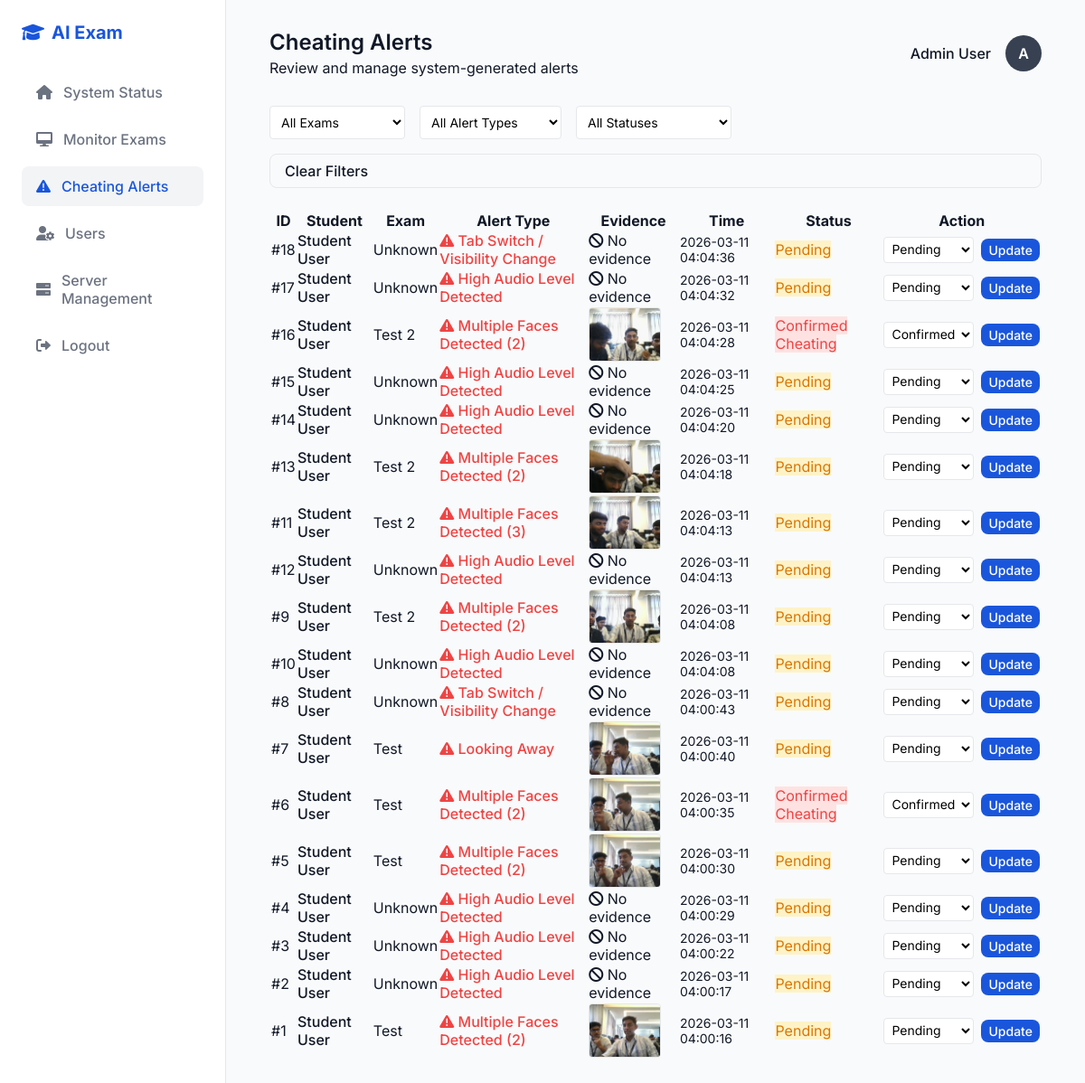
/admin/alerts (signed in), run on an earlier commit of the app's database.
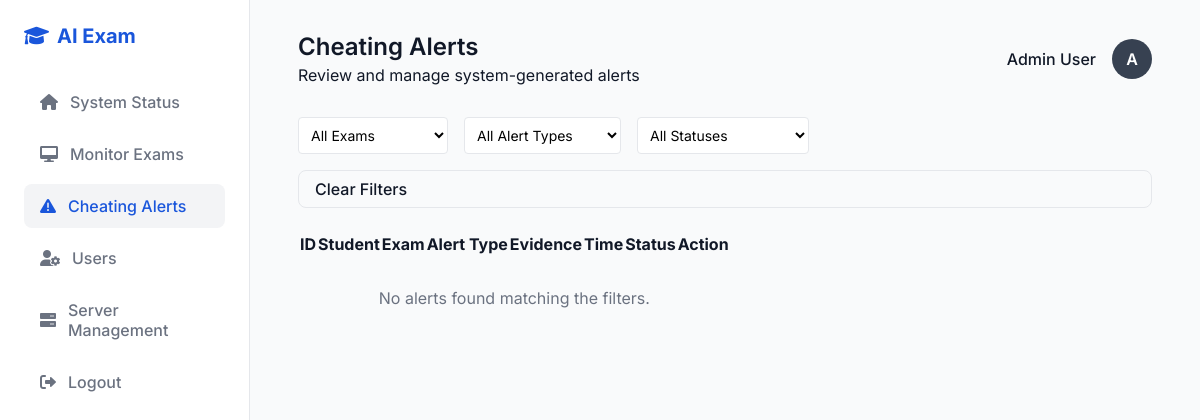
And on a later commit of the database.
### tables this page shows
CREATE TABLE cheating_alerts (
            id INTEGER PRIMARY KEY AUTOINCREMENT,
            exam_id INTEGER,
            student_id INTEGER NOT NULL,
            alert_type TEXT NOT NULL,
            timestamp DATETIME DEFAULT CURRENT_TIMESTAMP,
            screenshot_path TEXT,
            status TEXT DEFAULT 'Pending',
            FOREIGN KEY (student_id) REFERENCES users (id)
        );

CREATE TABLE users (
            id INTEGER PRIMARY KEY AUTOINCREMENT,
            name TEXT NOT NULL,
            email TEXT UNIQUE NOT NULL,
            password TEXT NOT NULL,
            role TEXT NOT NULL,
            register_number TEXT,
            course TEXT,
            photo TEXT
        );

CREATE TABLE exams (
            id INTEGER PRIMARY KEY AUTOINCREMENT,
            exam_name TEXT NOT NULL,
            duration INTEGER NOT NULL,
            created_date DATETIME DEFAULT CURRENT_TIMESTAMP,
            created_by INTEGER NOT NULL,
            FOREIGN KEY (created_by) REFERENCES users (id)
        );

### app.py (the view)
@app.route('/admin/alerts')
def admin_alerts():
    if session.get('role') != 'admin':
        return redirect(url_for('login'))
    exam_id = request.args.get('exam_id')
    student_id = request.args.get('student_id')
    alert_type = request.args.get('alert_type')
    status = request.args.get('status')
    query = '''
        SELECT c.*, u.name as student_name, e.exam_name
        FROM cheating_alerts c
        LEFT JOIN users u ON c.student_id = u.id
        LEFT JOIN exams e ON c.exam_id = e.id
        WHERE 1=1
    '''
    params = []
    if exam_id:
        query += ' AND c.exam_id = ?'
        params.append(exam_id)
    if student_id:
        query += ' AND c.student_id = ?'
        params.append(student_id)
    if alert_type:
        query += ' AND c.alert_type LIKE ?'
        params.append(f'{alert_type}%')
    if status:
        query += ' AND c.status = ?'
        params.append(status)
    query += ' ORDER BY c.timestamp DESC'
    conn = get_db_connection()
    alerts = conn.execute(query, params).fetchall()
    exams_list = conn.execute('SELECT id, exam_name FROM exams ORDER BY exam_name').fetchall()
    conn.close()
    return render_template('admin_alerts.html', alerts=alerts, exams_list=exams_list)

### app.py (called while the page is built)
def get_db_connection():
    conn = sqlite3.connect(DATABASE)
    conn.row_factory = sqlite3.Row
    return conn

### templates/admin_alerts.html (shortened to what the changed rows need)
<!DOCTYPE html>
<html lang="en">
<head>
    <link rel="stylesheet" href="{{ url_for('static', filename='style.css') }}">
    <link href="https://cdnjs.cloudflare.com/ajax/libs/font-awesome/6.0.0/css/all.min.css" rel="stylesheet">
</head>
<body>
    <div class="dashboard-layout">
        <main class="main-content">
            <div class="card">
                <div class="table-container">
                    <table class="table">
                        <thead>
                            <tr>
                                <th>ID</th>
                                <th>Student</th>
                                <th>Exam</th>
                                <th>Alert Type</th>
                                <th>Evidence</th>
                                <th>Time</th>
                                <th>Status</th>
                                <th>Action</th>
                            </tr>
                        </thead>
                        <tbody>
                            {% for alert in alerts %}
                            <tr>
                                <td>#{{ alert.id }}</td>
                                <td><span style="font-weight: 500; color: var(--text-main);">{{ alert.student_name }}</span></td>
                                <td>{{ alert.exam_name if alert.exam_name else 'Unknown' }}</td>
                                <td>
                                    <span style="color: var(--danger); font-weight: 500;">
                                        <i class="fas fa-exclamation-triangle"></i> {{ alert.alert_type }}
                                    </span>
                                </td>
                                <td>
                                    {% if alert.screenshot_path or alert.audio_path %}
                                    <div style="display: flex; gap: 0.5rem; align-items: center;">
                                        {% if alert.screenshot_path %}
                                        <img src="{{ url_for('static', filename=alert.screenshot_path) }}" class="screenshot-thumbnail" onclick="openEvidenceModal('{{ url_for('static', filename=alert.screenshot_path) }}', '')" alt="Evidence">
                                        {% endif %}
                                    </div>
                                    {% else %}
                                    <span class="text-muted"><i class="fas fa-ban"></i> No evidence</span>
                                    {% endif %}
                                </td>
                                <td class="text-muted" style="font-size: 0.875rem;">{{ alert.timestamp }}</td>
                                <td>
                                    <span class="status-badge" style="
                                        {% if alert.status == 'Pending' %}background-color: #FEF3C7; color: #D97706;
                                        {% elif alert.status == 'Confirmed Cheating' %}background-color: #FEE2E2; color: #EF4444;
                                        {% else %}background-color: #D1FAE5; color: #10B981;{% endif %}
                                    ">
                                        {{ alert.status }}
                                    </span>
                                </td>
                                <td>
                                    <form method="POST" action="{{ url_for('admin_update_alert', alert_id=alert.id) }}" style="display: flex; gap: 0.5rem; align-items: center;">
                                        <select name="status" style="padding: 0.25rem; font-size: 0.875rem; border: 1px solid var(--border); border-radius: 4px; background: white;">
                                            <option value="Pending" {% if alert.status == 'Pending' %}selected{% endif %}>Pending</option>
                                            <option value="Confirmed Cheating" {% if alert.status == 'Confirmed Cheating' %}selected{% endif %}>Confirmed</option>
                                        </select>
                                        <button type="submit" class="btn-primary" style="padding: 0.25rem 0.5rem; font-size: 0.875rem; width: auto;">Update</button>
                                    </form>
                                </td>
                            </tr>
                            {% else %}
                            <tr>
                                <td colspan="8" style="text-align: center; color: var(--text-muted); padding: 2rem;">
                                    No alerts found matching the filters.
                                </td>
                            </tr>
                            {% endfor %}
                        </tbody>
                    </table>
                </div>
            </div>
        </main>
    </div>
</body>
</html>

What changed in the data, as far as the page shows it:
removed cheating_alerts: id "18", student_name "Student User", exam_name "Unknown", alert_type "Tab Switch / Visibility Change", shows "No evidence", timestamp "2026-03-11 04:04:36", status "Pending"
removed cheating_alerts: id "17", student_name "Student User", exam_name "Unknown", alert_type "High Audio Level Detected", shows "No evidence", timestamp "2026-03-11 04:04:32", status "Pending"
removed cheating_alerts: id "16", student_name "Student User", exam_name "Test 2", alert_type "Multiple Faces Detected (2)", screenshot_path (picture), timestamp "2026-03-11 04:04:28", status "Confirmed Cheating", status "Confirmed"
removed cheating_alerts: id "15", student_name "Student User", exam_name "Unknown", alert_type "High Audio Level Detected", shows "No evidence", timestamp "2026-03-11 04:04:25", status "Pending"
removed cheating_alerts: id "14", student_name "Student User", exam_name "Unknown", alert_type "High Audio Level Detected", shows "No evidence", timestamp "2026-03-11 04:04:20", status "Pending"
removed cheating_alerts: id "13", student_name "Student User", exam_name "Test 2", alert_type "Multiple Faces Detected (2)", screenshot_path (picture), timestamp "2026-03-11 04:04:18", status "Pending"
removed cheating_alerts: id "11", student_name "Student User", exam_name "Test 2", alert_type "Multiple Faces Detected (3)", screenshot_path (picture), timestamp "2026-03-11 04:04:13", status "Pending"
removed cheating_alerts: id "12", student_name "Student User", exam_name "Unknown", alert_type "High Audio Level Detected", shows "No evidence", timestamp "2026-03-11 04:04:13", status "Pending"
removed cheating_alerts: id "9", student_name "Student User", exam_name "Test 2", alert_type "Multiple Faces Detected (2)", screenshot_path (picture), timestamp "2026-03-11 04:04:08", status "Pending"
removed cheating_alerts: id "10", student_name "Student User", exam_name "Unknown", alert_type "High Audio Level Detected", shows "No evidence", timestamp "2026-03-11 04:04:08", status "Pending"
removed cheating_alerts: id "8", student_name "Student User", exam_name "Unknown", alert_type "Tab Switch / Visibility Change", shows "No evidence", timestamp "2026-03-11 04:00:43", status "Pending"
removed cheating_alerts: id "7", student_name "Student User", exam_name "Test", alert_type "Looking Away", screenshot_path (picture), timestamp "2026-03-11 04:00:40", status "Pending"
removed cheating_alerts: id "6", student_name "Student User", exam_name "Test", alert_type "Multiple Faces Detected (2)", screenshot_path (picture), timestamp "2026-03-11 04:00:35", status "Confirmed Cheating", status "Confirmed"
removed cheating_alerts: id "5", student_name "Student User", exam_name "Test", alert_type "Multiple Faces Detected (2)", screenshot_path (picture), timestamp "2026-03-11 04:00:30", status "Pending"
removed cheating_alerts: id "4", student_name "Student User", exam_name "Unknown", alert_type "High Audio Level Detected", shows "No evidence", timestamp "2026-03-11 04:00:29", status "Pending"
removed cheating_alerts: id "3", student_name "Student User", exam_name "Unknown", alert_type "High Audio Level Detected", shows "No evidence", timestamp "2026-03-11 04:00:22", status "Pending"
removed cheating_alerts: id "2", student_name "Student User", exam_name "Unknown", alert_type "High Audio Level Detected", shows "No evidence", timestamp "2026-03-11 04:00:17", status "Pending"
removed cheating_alerts: id "1", student_name "Student User", exam_name "Test", alert_type "Multiple Faces Detected (2)", screenshot_path (picture), timestamp "2026-03-11 04:00:16", status "Pending"
Also different on the page:
text now shown: "No alerts found matching the filters."
